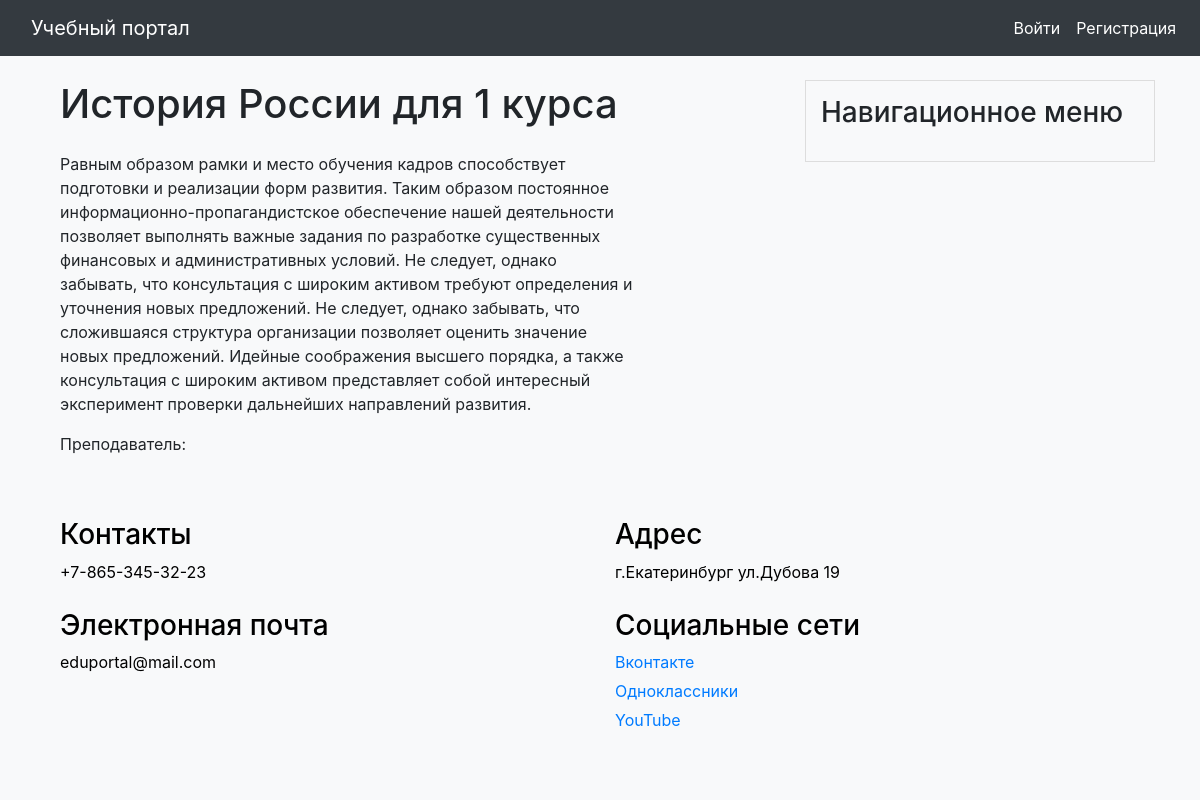
Page /education/course/istoriya-rossii-dlya-1-kursa/ on the earlier database version.
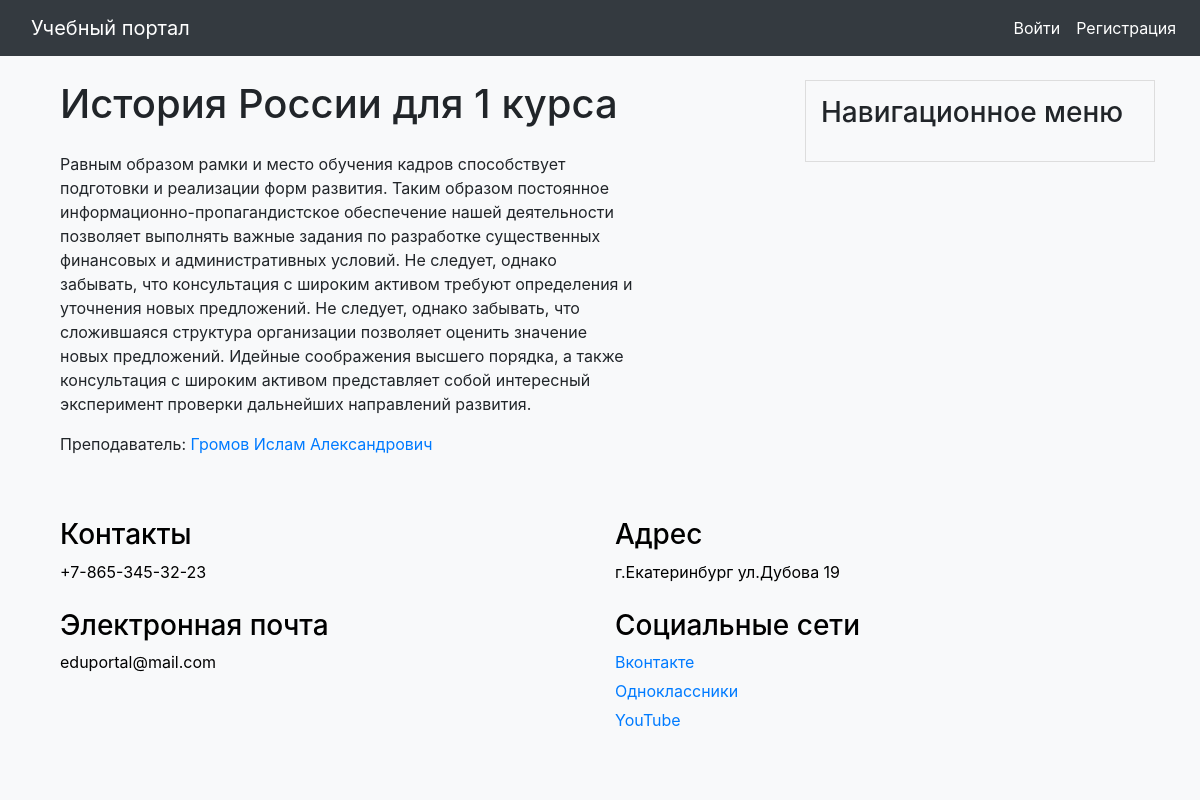
Same page on the later database version.
### education/models.py (models this page shows, shortened)
class Courses(models.Model):
    class Meta:
        verbose_name = 'Курс'
        verbose_name_plural = 'Курсы'
    title = models.CharField(max_length=255, verbose_name="Название курса")
    slug = models.SlugField(max_length=255, unique=True, db_index=True, verbose_name="Slug")
    text = models.TextField(blank=True, verbose_name='Основная информация')
    group = models.ManyToManyField('users.GroupStudents', related_name='courses_related', verbose_name='Группы')
    teacher = models.ForeignKey('users.User', on_delete=models.SET_NULL, null=True, blank=True,
                                related_name='teacher', verbose_name='Преподаватель')
    def __str__(self):
        return self.title

### users/models.py (models this page shows, shortened)
class User(AbstractUser):
    class Status(models.IntegerChoices):
        NO_CURATOR = 0, 'Не куратор'
        CURATOR = 1, 'Куратор'
    surname = models.CharField(max_length=255, blank=True, verbose_name='Отчество')
    photo = models.ImageField(upload_to="users/%Y/%m/%d/", blank=True, null=True, verbose_name="Фотография")
    date_birth = models.DateTimeField(blank=True, verbose_name="Дата рождения")
    cat_user = models.ForeignKey('CategoryUser', on_delete=models.PROTECT, related_name='users',
                                 default=None, null=True, verbose_name='Категория пользователя')
    group_stud = models.ForeignKey('GroupStudents', blank=True, related_name='groups',
                                   verbose_name='Группа пользователя', on_delete=models.PROTECT, default=None,
                                   null=True)
    phone_number = models.CharField(max_length=100, unique=True, blank=True, verbose_name='Номер телефона')
    courses = models.ManyToManyField('education.Courses', related_name='course_teacher',
                                     verbose_name='Курсы преподавателя', null=True, blank=True)
    is_curator = models.BooleanField(choices=tuple(map(lambda x: (bool(x[0]), x[1]), Status.choices)),
                                     default=Status.NO_CURATOR, verbose_name="Статус кураторства")
    def get_full_name(self):
        return str(self.last_name + ' ' + self.first_name + ' ' + self.surname)
    def get_absolute_url(self):
        return reverse('users:profile_user', kwargs={'user_id': self.pk})

### education/views.py (the view)
# urls.py: path('course/<slug:course_slug>/', views.ShowCourse.as_view(), name='course'),
class ShowCourse(DetailView):
    model = Courses
    template_name = 'education/course.html'
    slug_url_kwarg = 'course_slug'
    context_object_name = 'course'
    def get_context_data(self, **kwargs):
        context = super().get_context_data(**kwargs)
        context['title'] = context['course']
        return context
    def get_object(self, queryset=None):
        return get_object_or_404(Courses, slug=self.kwargs[self.slug_url_kwarg])

### portal/context_processors.py (called while the page is built)
def get_portal_context(request):
    navigate = ShowInfo.objects.all()
    return {'navigate': navigate}

### education/templates/education/course.html
{% extends 'base.html' %}
{% block content %}
<div class="container mt-8">
    <div class="row">
        <div class="col-md-10">
            <h1 class="mb-4">{{ course.title }}</h1>
            <p>{{ course.text }}</p>
            {% if request.user.cat_user_id != 2 %}
                <p class="mb-2">Преподаватель: <a href="{{ course.teacher.get_absolute_url }}">{{ course.teacher.get_full_name }}</a></p>
            {% endif %}
        </div>
    </div>
</div>
{% endblock %}

Differences in the rows shown:
changed Courses "История России для 1 курса": teacher_id empty → 13 (drawn); teacher.get_full_name (not shown) → "Громов Ислам Александрович"
